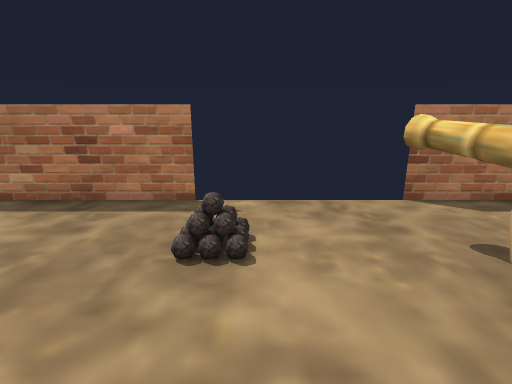
View 1 (above)

12 first-person views from a walk through a level from a Godot 3-D game. The camera is 1.3 m above the floor, tilts 14° down and sees 85° across. The floor is counted in squares, 0.5 m on a side. Each view is taken from the middle of a square. On the plan, view 1 faces up. The plan holds only what a view shows up to about 19 squares ahead; the rest is blank. The place goes on beyond the plan.

View 2
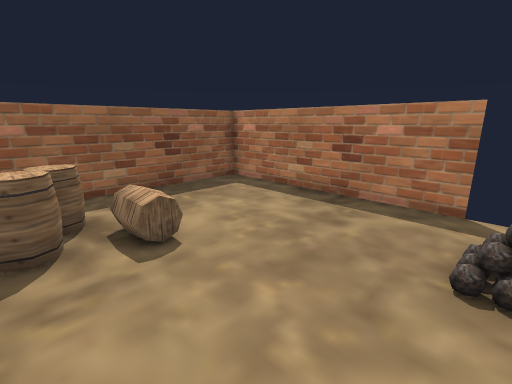

View 3
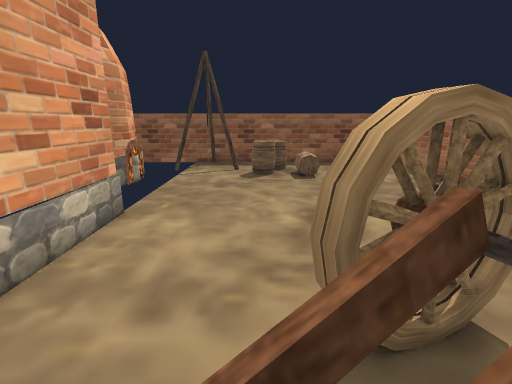

View 4
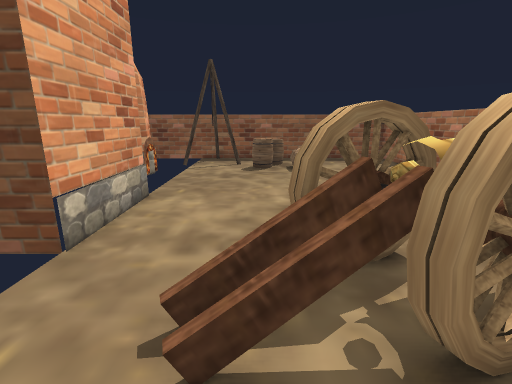

View 5
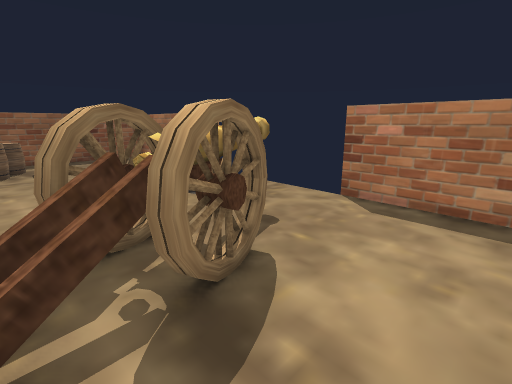

View 6
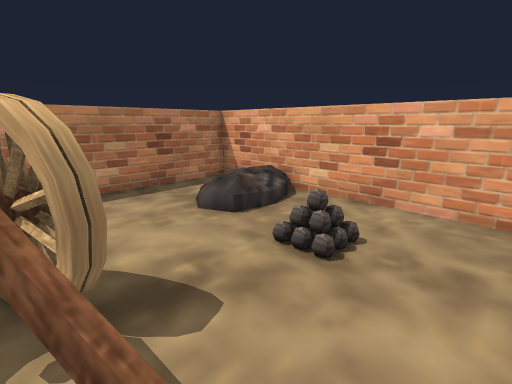

View 7
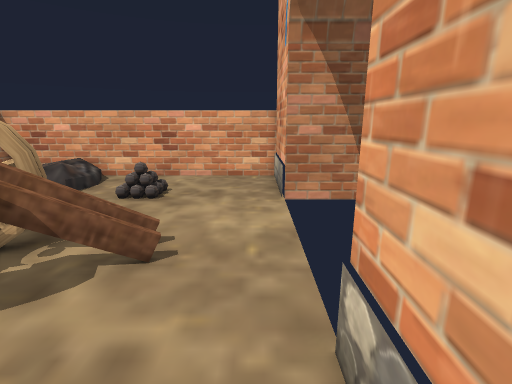

View 8
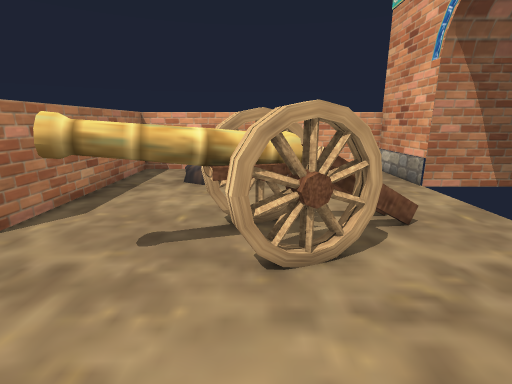

View 9
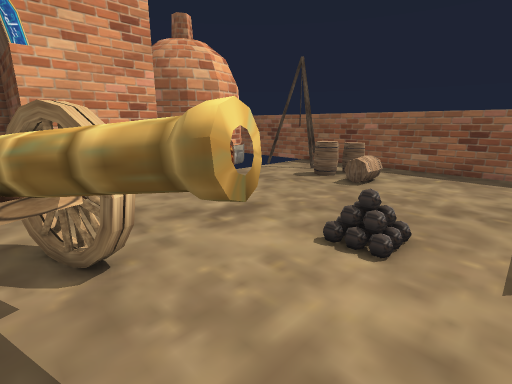

View 10
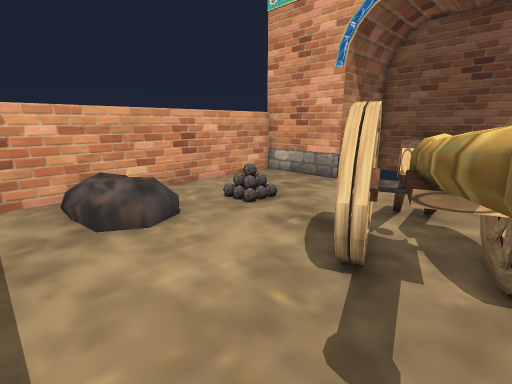

View 11
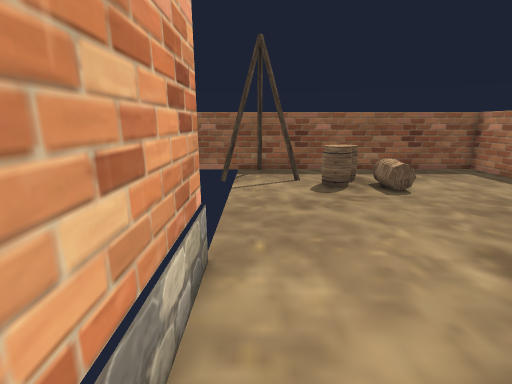

View 12
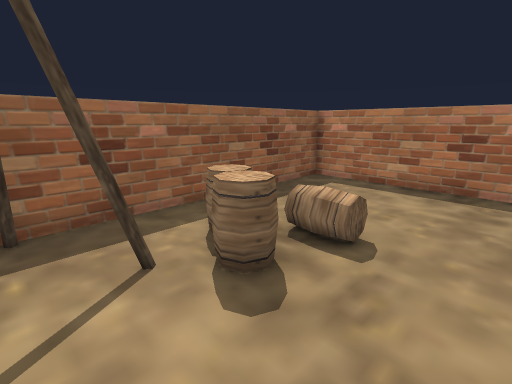

### Floor plan
Key: @ floor where view 1 was taken; # wall or solid block; x gap in a wall; . main floor; : floor 0.25 m higher than the main floor; + floor 0.5 m higher than the main floor; / step, stairs or slope; = window, fence, low wall or low ledge; ^ raised ledge; T thing the floor can be seen under or through; O other object.
Columns run from 12 left of view 1 to 15 right of it. Each row starts with its distance up from view 1.
  9 ###########......###########
  8 #..........................#
  7 #..........................#
  6 #..........:....T.......:+:#
  5 #..........:....TT...../+++#
  4 #...............TTT....//:.#
  3 #...OO..........TTTT.......#
  2 #..=............TTTT.......#
  1 #.=^^=..........#===...O...#
  0 #...^=......@....==........#
 -1 #..=..............O........#
 -2 #..#.......................#
 -3 #x #.......................#
 -4    #       ######      #####

Positions as (right, up) in squares from view 1, and headings:
1: (0, 0), facing up
2: (-1, 0), facing up-left
3: (7, 0), facing left
4: (9, 0), facing left
5: (10, 0), facing up-left
6: (6, -2), facing up-right
7: (1, -3), facing right
8: (-1, 3), facing right
9: (5, 8), facing down-left
10: (4, 8), facing down-right
11: (4, -3), facing left
12: (-4, -3), facing up-left
